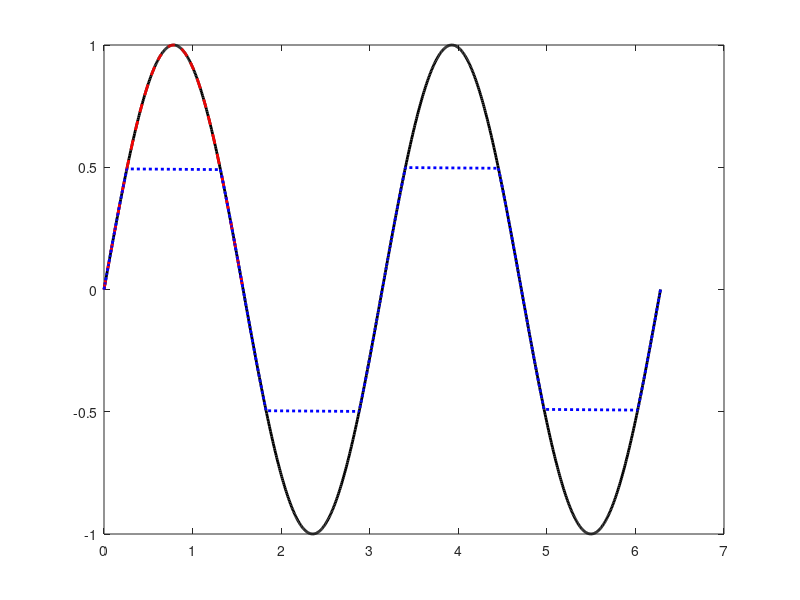

Source code (MATLAB):
% logical array assignment
x = linspace(0,2*pi,1000);
y = sin(2*x);
plot(x,y,'k-','linew',2); hold on;

plot(x(x<pi/2),y(x<pi/2),'r--','linew',2);
plot(x(y<0.5 & y>-0.5),y(y<0.5 & y> -0.5),'b:','linew',2);